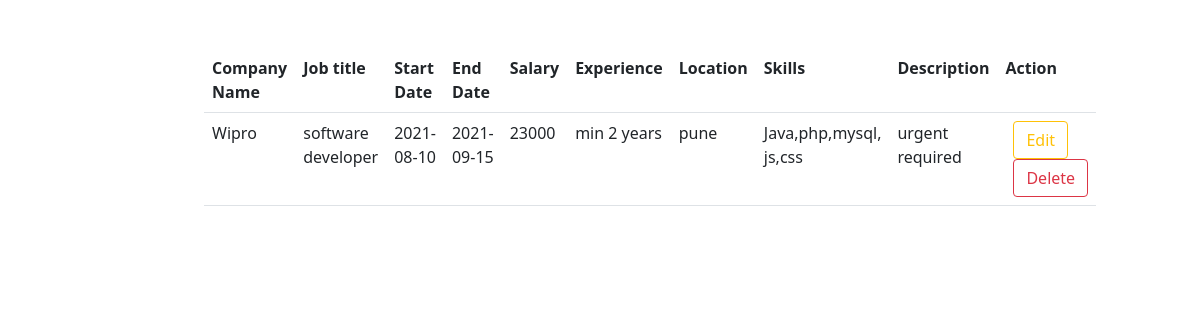
Page /Employer/empjobs on the committed database.
### Employer/models.py (models this page shows, shortened)
class Job(models.Model):
    company_name=models.CharField(max_length=100,unique=True)
    job_title=models.CharField(max_length=120)
    start_date=models.CharField(max_length=15)
    end_date=models.CharField(max_length=15)
    salary=models.CharField(max_length=120,blank=True)
    company_logo=models.ImageField(upload_to="images")
    experience=models.CharField(max_length=15)
    location=models.CharField(max_length=120)
    skills=models.TextField(max_length=120)
    desc=models.TextField(max_length=100)

### Employer/views.py (the view)
# urls.py: path("empjobs",views.emp_job,name="emp_jobs"),
def emp_job(requesst):
    jobs=Job.objects.all()
    context={"jobs":jobs}
    return render(requesst,"emp_joblist.html",context)

### Employer/templates/emp_joblist.html (shortened to what this page needs)
<!DOCTYPE html>
{%extends 'base.html'%}
{%block body_block%}
  <div class="row">
        <div class="col-2"></div>
        <div class="col-8">
            <table class="table mt-5">
                <tr>
                    <b>
                    <th>Company Name</th>
                    <th>Job title</th>
                    <th>Start Date</th>
                    <th>End Date</th>
                    <th>Salary</th>
                    <th>Experience</th>
                    <th>Location</th>
                    <th>Skills</th>
                    <th>Description</th>
                        <th>Action</th>
                </b></tr>
                 {% for jobs in jobs%}
                <tr>
                    <td>{{jobs.company_name}}</td>
                    <td>{{jobs.job_title}}</td>
                    <td>{{jobs.start_date}}</td>
                     <td>{{jobs.end_date}}</td>
                     <td>{{jobs.salary}}</td>
                    <td>{{jobs.experience}}</td>
                    <td>{{jobs.location}}</td>
                    <td>{{jobs.skills}}</td>
                    <td>{{jobs.desc}}</td>
                    <td>
                        <a class="btn btn-outline-warning ms-2" href="{%url 'editjob' jobs.id%}">Edit</a>
                        <a class="btn btn-outline-danger ms-2 " href="{%url 'delete' jobs.id%}">Delete</a>
                   </td>
                {%endfor%}
            </table>
        </div>
        <div class="col-2"></div>
    </div>
{%endblock%}

### rows in the picture
Job: company_name "Wipro", job_title "software developer", start_date "2021-08-10", end_date "2021-09-15", salary "23000", experience "min 2 years", location "pune", skills "Java,php,mysql, js,css", desc "urgent required"
